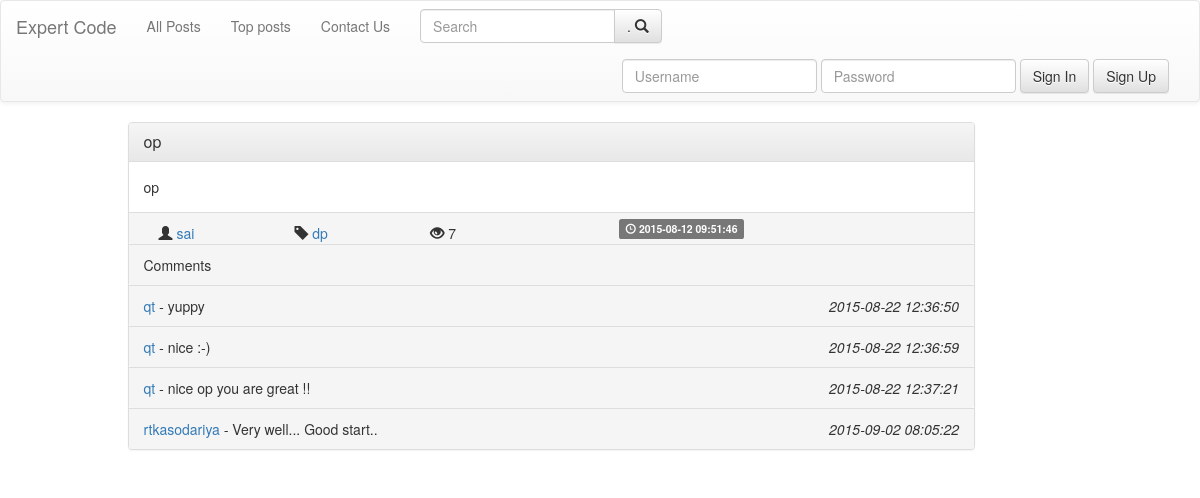
Page /10-blog/posts/view_post.php?id=2 on the committed database.
### tables this page shows
CREATE TABLE IF NOT EXISTS `posts` (
  `post_id` int(11) NOT NULL,
  `post_title` varchar(200) NOT NULL,
  `post_desc` varchar(10000) NOT NULL,
  `post_time` timestamp NOT NULL DEFAULT CURRENT_TIMESTAMP ON UPDATE CURRENT_TIMESTAMP,
  `post_tag` varchar(40) NOT NULL,
  `post_author` varchar(40) NOT NULL
);

CREATE TABLE IF NOT EXISTS `user_post` (
  `post_author` varchar(40) NOT NULL,
  `post_id` int(11) NOT NULL,
  `post_likes` int(11) NOT NULL DEFAULT '0',
  `post_dislikes` int(11) NOT NULL,
  `post_comments` int(11) NOT NULL DEFAULT '0',
  `post_views` int(11) NOT NULL DEFAULT '0'
);

CREATE TABLE IF NOT EXISTS `comments` (
  `post_id` int(11) NOT NULL,
  `comment_id` int(11) NOT NULL,
  `comment_desc` varchar(500) NOT NULL,
  `comment_author` varchar(500) NOT NULL,
  `commentTime` timestamp NOT NULL DEFAULT CURRENT_TIMESTAMP ON UPDATE CURRENT_TIMESTAMP
);

### 10-blog/include/url_posts.php (called while the page is built, shortened)
<?php
$index_url='../index.php';
$posts_url='posts.php';
$top_posts_url='../posts/top_posts.php';
$login_url='../users/login.php';
$register_url='../users/register.php';
$search_url='../posts/search.php';
$contact_us_url='../users/contact_us.php';
include("../include/navbar.php");
include("../include/bootstrap_cdn.php");
?>

### 10-blog/include/total_views.php (called while the page is built, shortened)
<?php
function increment_views($id , $author) {
  include("../db/dbconnect.php");
  $query="SELECT * FROM user_post WHERE post_id='$id' ";
  $result=mysqli_query($conn , $query);
  if($result==true) {
      if(mysqli_num_rows($result) == 1) {
          while($row = mysqli_fetch_assoc($result)) {
              $views=$row['post_views'];
              $views = $views + 1;
              $query="UPDATE user_post SET post_views='$views'  WHERE post_id='$id'";
              $res=mysqli_query($conn , $query);
              return $row['post_views'];
          }
      }
  } else {
      echo "Failed to load views";
  }
}
return 0;
?>

### 10-blog/include/frame_comment.php (the view)
<div class="panel-footer">
      <span>
            <a href=<?php echo "../users/profile.php?user=" . $comment['comment_author']; ?>>
                <?php echo $comment['comment_author']; ?>
            </a>
            <i>-</i>
          <?php echo $comment['comment_desc']; ?>
      </span>
    <span>
          <span class="pull-right"><i><?php echo $comment['commentTime']; ?></i></span>
      </span>
</div>

### 10-blog/include/navbar.php (shortened to what this page needs)
<nav class="navbar navbar-default">
  <div class="container-fluid">
    <div class="navbar-header">
      <a class="navbar-brand" href= <?php echo "$index_url" ?> >Expert Code</a>
    </div>
    <div class="collapse navbar-collapse" id="bs-example-navbar-collapse-1">
      <ul class="nav navbar-nav">
        <li><a href=<?php echo $posts_url; ?> >
          All Posts
        </a></li>
        <li><a href=<?php echo $top_posts_url; ?>  >Top posts</a></li>
        <li><a href=<?php echo $contact_us_url; ?>  >Contact Us</a></li>
      </ul>
         <form class="navbar-form pull-left" role="search" action=<?php echo $search_url; ?> method="post">
            <div class="input-group">
               <input type="text" class="form-control" placeholder="Search" name="q">
               <div class="input-group-btn">
                  <button type="submit" class="btn btn-default" name="submit"> .
                    <span class="glyphicon glyphicon-search"></span>
                  </button>
               </div>
            </div>
          </form>
      <ul class="nav navbar-nav navbar-right">
       <?php
            if(!isset($_SESSION['user_name'])) {
                include("login_form.php");
              }
            else {
                include("user_details.php");
              }
       ?>
      </ul>
    </div>
  </div>
</nav>

### 10-blog/include/login_form.php
<form class="navbar-form navbar-left" action=<?php echo $login_url; ?> method="POST">
        <div class="form-group">
          	<input type="text" class="form-control" placeholder="Username" name="user_name">
        </div>
        <div class="form-group">
          	<input type="password" class="form-control" placeholder="Password" name="password">
        </div>
        <button type="submit" class="btn btn-default" name="submit">Sign In</button>
        <a href=<?php echo $register_url; ?> class="btn btn-default">Sign Up</a>
 </form>

### 10-blog/include/bootstrap_cdn.php (shortened to what this page needs)
<html>
<head>
    <link rel="stylesheet" href="https://maxcdn.bootstrapcdn.com/bootstrap/3.3.5/css/bootstrap.min.css">
    <link rel="stylesheet" href="https://maxcdn.bootstrapcdn.com/bootstrap/3.3.5/css/bootstrap-theme.min.css">
</head>
</html>

### 10-blog/posts/view_post.php (shortened to what this page needs)
<?php
include("../include/url_posts.php");
include_once("../include/total_views.php");
	if(isset($_REQUEST['id'])) {
		$id=$_REQUEST['id'];
		$query="SELECT * FROM posts WHERE post_id='$id'";
		$result=mysqli_query($conn , $query);
		if($post=mysqli_fetch_assoc($result)) {
				$id=$post['post_id'];
				$title=$post['post_title'];
				$desc=$post['post_desc'];
				$tags=$post['post_tag'];
				$author=$post['post_author'];
				$time=$post['post_time'];
				$views=increment_views($id, $author);
				include("../include/frame_post.php");
		}
	}
?>

### 10-blog/include/frame_post.php (shortened to what this page needs)
<?php
	include_once("bootstrap_cdn.php");
?>
<div class="container">
		<div class="row">
			<div class="col-md-9 col-md-offset-1">
			<div class="panel panel-default">
		  		<div class="panel-heading">
		    		<h3 class="panel-title">
		    			<a href=<?php echo "view_post.php?id="; echo $id; ?> ><?php echo $title; ?></a>
		    		</h3>
		  		</div>
		  		<div class="panel-body">
						<?php
							echo $desc;
		    		?>
		  		</div>
		  		<div class="panel-footer">
						<span class="col-sm-2">
				  			<span class="glyphicon glyphicon-user" aria-hidden="true"></span>
				  			<a href=<?php echo "../users/profile.php?user="; echo $author; ?> >
										<?php echo $author?>
				  			</a>
					</span>
					<span class="col-sm-2">
							<span class="glyphicon glyphicon-tag" aria-hidden="true"></span>
			  			<a href=<?php echo "view_post.php?tags="; echo $tags; ?> >
									<?php echo $tags;?>
			  			</a>
					</span>
						<span class="col-sm-3">
							<?php
								 if(isset($views)) {
									 echo "<span class='glyphicon glyphicon-eye-open' aria-hidden='true'></span>"." ".$views;
								 }
							?>
						</span>
		  			<span class="label label-default">
							<span class="glyphicon glyphicon-time" aria-hidden="true"></span> <?php echo $time ?>
						</span>
		  		</div>
			<?php
					if(isset($_REQUEST['id'])) {
							include("../posts/comments.php");
					}
			?>
			</div>
		</div>
		</div>
</div>

### 10-blog/posts/comments.php
<?php
$query = "SELECT * FROM comments WHERE post_id='$id'  ";
$result = mysqli_query($conn, $query);
if ($result) {
    echo "
        <div class='panel-footer'>Comments</div>";
    if (mysqli_num_rows($result) > 0) {
        while ($comment = mysqli_fetch_assoc($result)) {
            include("../include/frame_comment.php");
        }
    }
} else {
    echo "Query failed";
}
?>

### rows in the picture
posts: post_title "op", post_desc "op", post_author "sai", post_tag "dp", views "7", post_time "2015-08-12 09:51:46"
comments: comment_author "qt", comment_desc "yuppy", commentTime "2015-08-22 12:36:50"
comments: comment_author "qt", comment_desc "nice :-)", commentTime "2015-08-22 12:36:59"
comments: comment_author "qt", comment_desc "nice op you are great !!", commentTime "2015-08-22 12:37:21"
comments: comment_author "rtkasodariya", comment_desc "Very well... Good start..", commentTime "2015-09-02 08:05:22"
